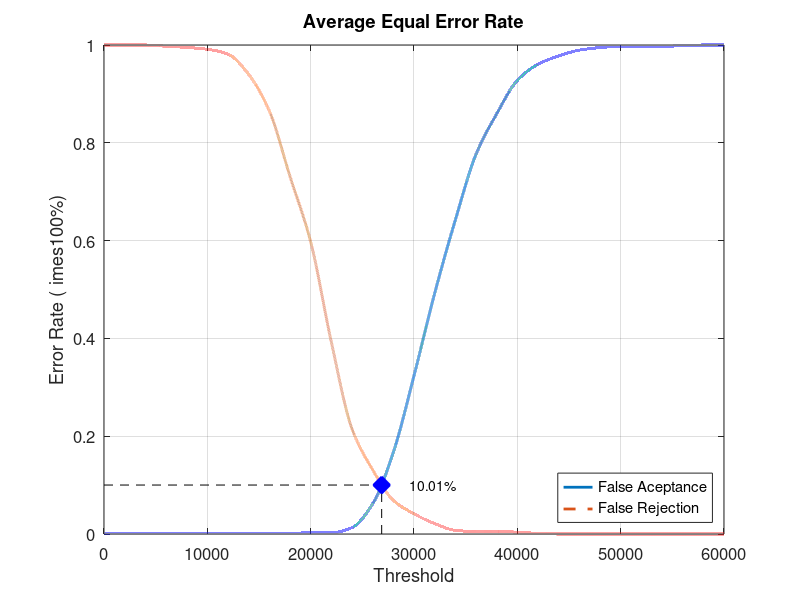
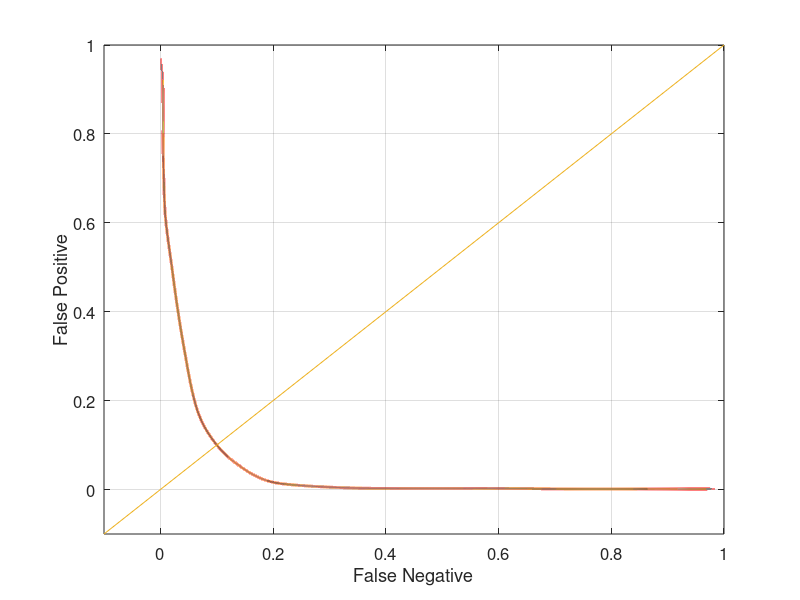

These charts were generated, in order, by the following MATLAB code:
close all;
clear;
clc;
x = 0:2000:60000;
xq = 0:0.5:60000;

y0 = [0 0.00131579 0.00131579 0.00131579 0.00131579 0.00131579 0.00131579 0.00131579 0.00131579 0.00131579 0.00263158 0.00263158 0.0131579 0.0618421 0.167105 0.323684 0.492105 0.642105 0.776316 0.859211 0.927632 0.960526 0.977632 0.989474 0.994737 0.997368 0.997368 0.997368 0.998684 1 1]
yy0 = interp1(x, y0, xq, 'pchip');
y1 = [1 1 1 0.9975 0.995 0.99125 0.98125 0.94 0.865 0.73125 0.5975 0.3925 0.215 0.13125 0.06875 0.04125 0.02125 0.0075 0.005 0.005 0.00375 0.00125 0 0 0 0 0 0 0 0 0]
yy1 = interp1(x, y1, xq, 'pchip');

% Calculating EER: 
y2 = abs(y0 - y1);
find(y2 == min(y2))
yy2 = abs(yy0 - yy1);
xEER = find(yy2 == min(yy2));
xEERIndex = xq(xEER) % X-axis EER
yEER = yy0(xEER) % Y-axis EER

main = figure
plot(xq, yy0,'-','LineWidth', 2);	hold on
plot(xq, yy1,'--','LineWidth', 2);	hold on
plot([xEERIndex xEERIndex], [0 yEER], 'k--');	hold on
plot([0 xEERIndex], [yEER yEER], 'k--');	hold on
plot(xEERIndex, yEER, 'bx', 'LineWidth', 10);	hold on
text(xEERIndex + 10 * xEERIndex / 100, yEER, [num2str(round((10000 * yEER)) / 100) '%'])
legend('False Aceptance', 'False Rejection', 'Location', 'SouthEast')
xlabel('Threshold')
ylabel('Error Rate (	imes100%)')
title('Average Equal Error Rate')
set(gca, 'FontSize', 12)
axis([0 60000 0 1])
grid on

print(main, 'Experiment1AverageMain', '-dpng');
FNRxFPR = figure('Color', [1 1 1]);
plot(yy1, yy0, '-', yy1, yy0, 'LineWidth', 2);
hold on
y = -0.1:0.1:1
plot(y, y); 
set(gca, 'FontSize', 12)
xlabel('False Negative')
ylabel('False Positive')
axis([-0.1 1 -0.1 1])
set(gca, 'FontSize', 12)
grid on

print(FNRxFPR, 'Experiment1AverageFNRxFPR','-dpng');
